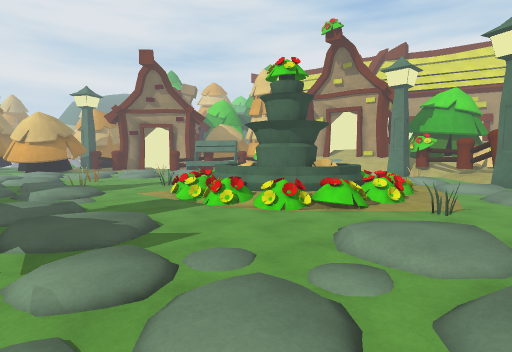
view 1 (above)

24 first-person views from a walk through a scene from a Unity 3-D project. The camera is 1.5 m above the floor, tilts 4° down and sees 80° across. The floor is counted in squares, 1 m on a side. Each view is taken from the middle of a square. On the plan, view 1 faces up. The plan holds only what a view shows up to about 15 squares ahead; the rest is blank. The place goes on beyond the plan. Some animated figures are left out. Door leaves are left out, so doorways stand open. Surface patterns are stand-ins for the level's own textures.

view 2
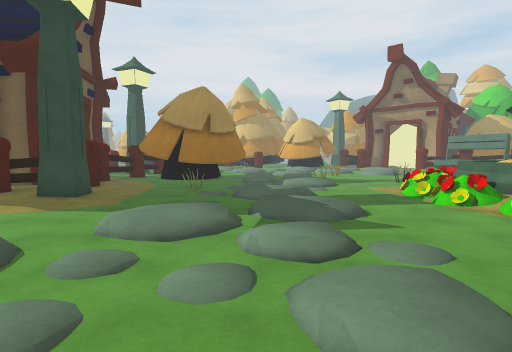

view 3
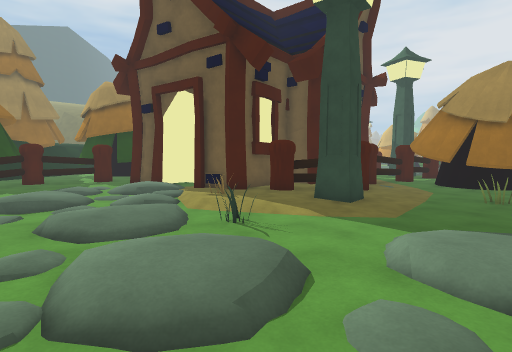

view 4
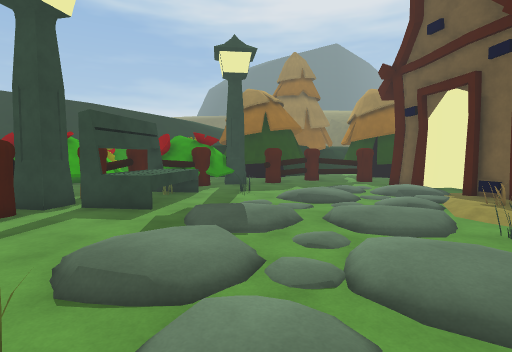

view 5
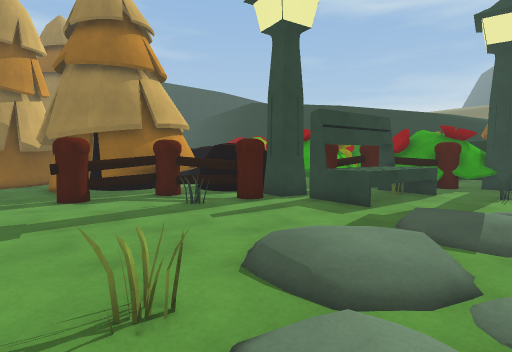

view 6
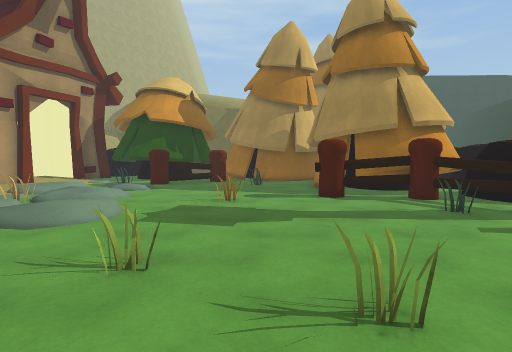

view 7
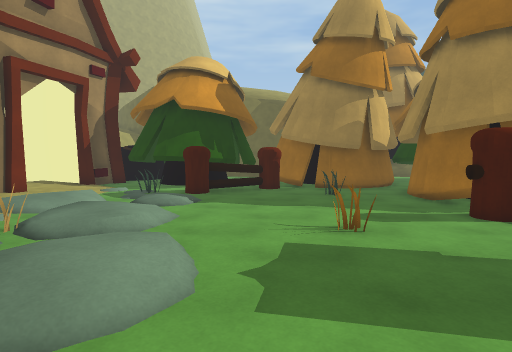

view 8
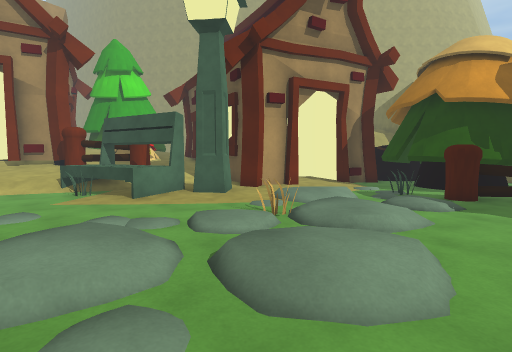

view 9
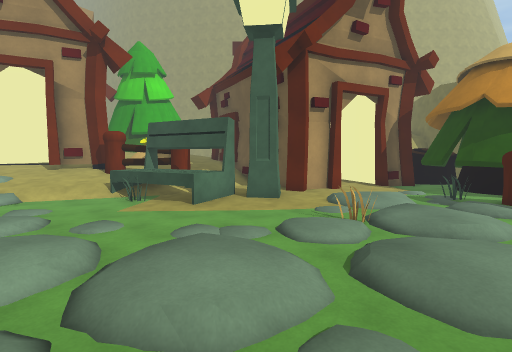

view 10
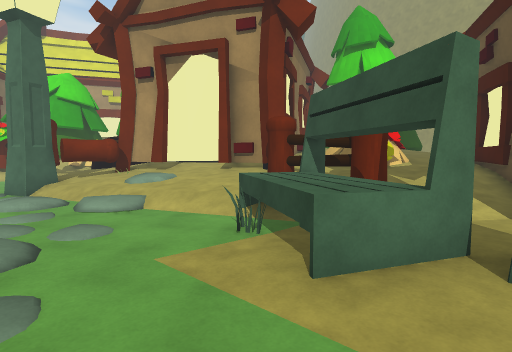

view 11
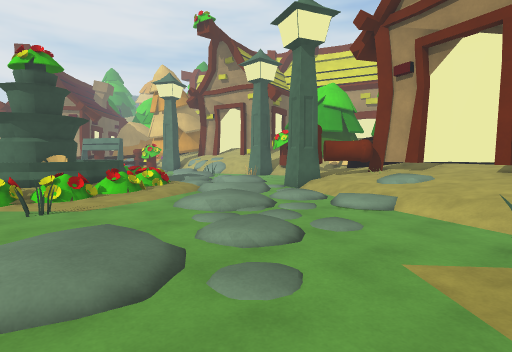

view 12
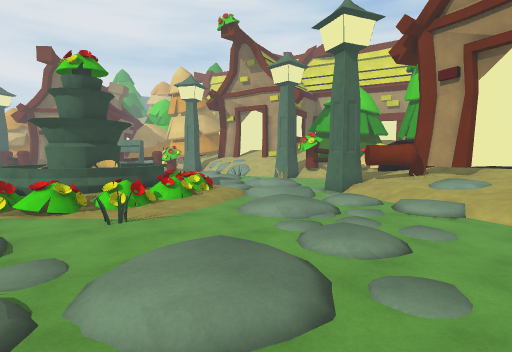

view 13
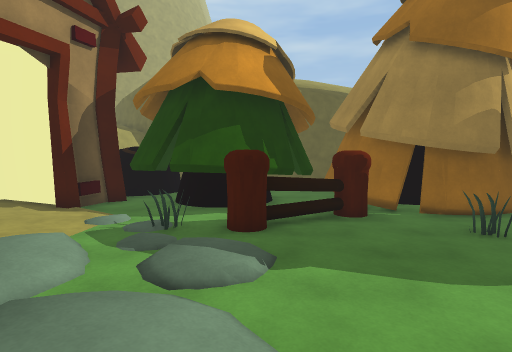

view 14
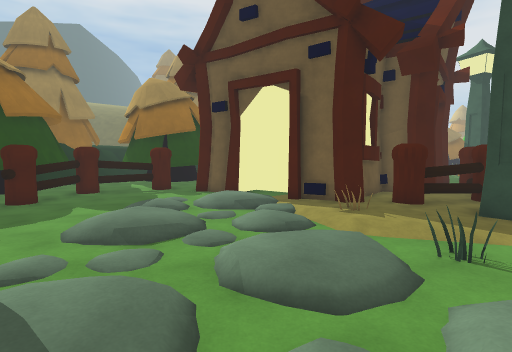

view 15
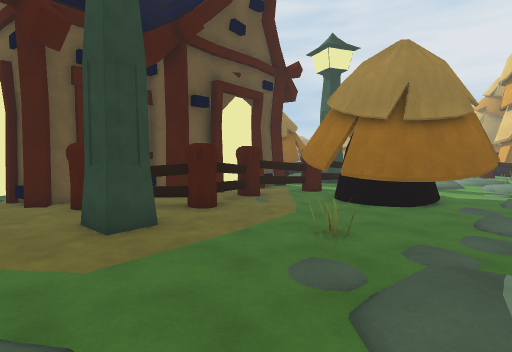

view 16
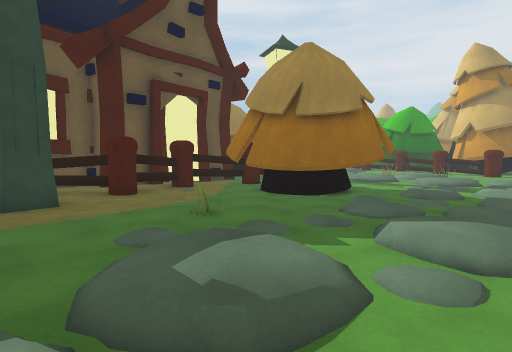

view 17
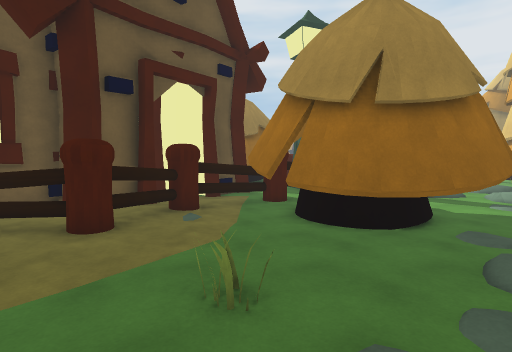

view 18
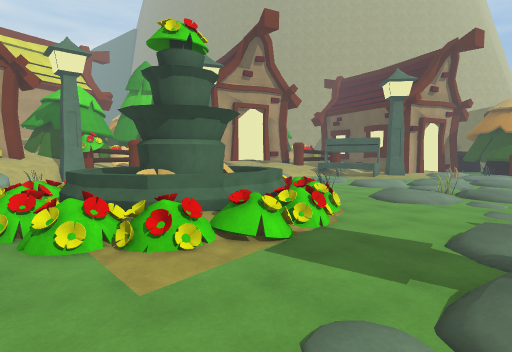

view 19
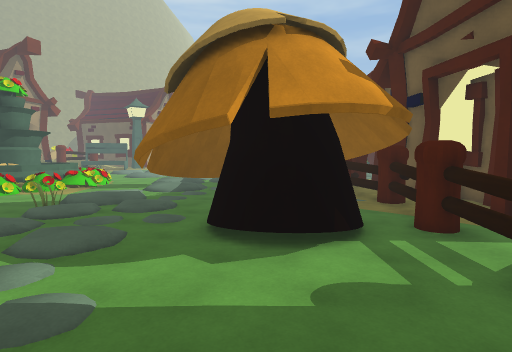

view 20
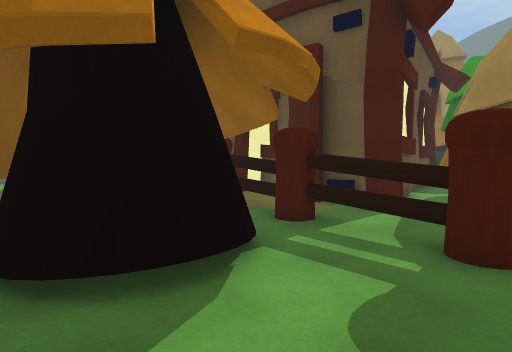

view 21
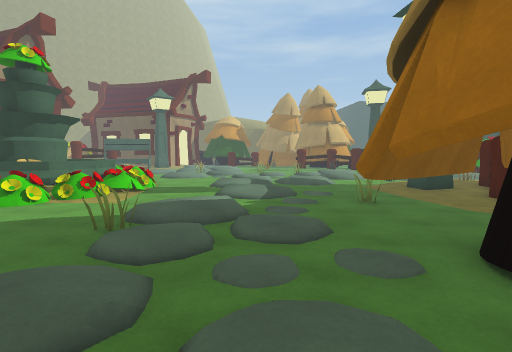

view 22
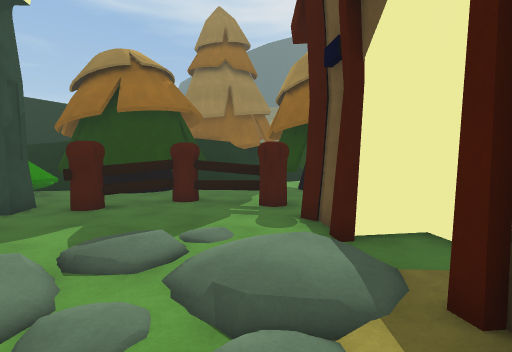

view 23
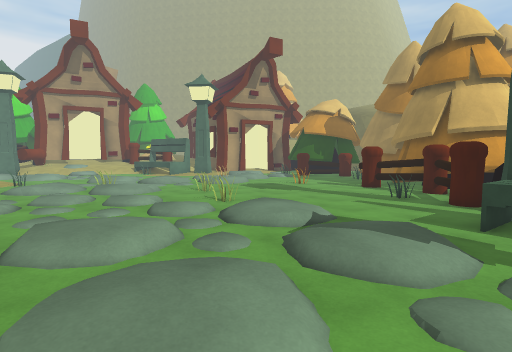

view 24
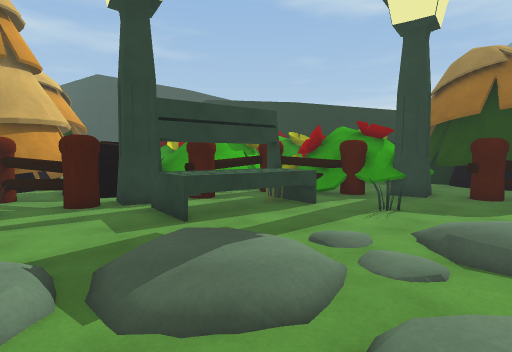

### Floor plan
Key: @ floor where view 1 was taken; # wall or solid block; . main floor; : floor 0.25 m higher than the main floor; + floor 0.5 m higher than the main floor; * floor 0.75 m higher than the main floor; % floor 1 m higher than the main floor; & floor 1.25 m higher than the main floor; / step, stairs or slope; D open door; = window, fence, low wall or low ledge; ^ raised ledge; O other object.
Columns run from 21 left of view 1 to 24 right of it. Each row starts with its distance up from view 1.
 17 / /....////..    .OOOOOOO          O
 16   .....////.......OOO%O   O      .##  #
 15  /..../:/./:O.....OOOO# O O ///: .#OOO#####
 14 ......OO///////... OOO##O OO///:/..//*#DD&#
 13 ....OOO.O///::/...OOO%OOOOO ://////////DD&
 12 O..OOOOOO/://:/...OOOO OOOOO:.////////*DD
 11 OO.OOOOOOO.........O OOO+OO::./::/.///**##
 10  O.OOOO.O.....//....:OOOO...../://./////%#
  9  OOOOO.OO....:::/.........O.........///* #
  8 #.OO.OOO..O..:::///..................//*OO OO
  7 #= OO........././::....///...../:/...OO*O%%O
  6 ## .OO........../:/..../:/../ /......OOOO*% OO
  5    #OOOO.......//.//.../:/../  /....OOOOO %%&O
  4   ###::OO:.....:://:.....O/////....OOOO:O+*%%
  3    ###:OO##....::/.//://://////....OOO    +*%#
  2     ##::O #:...//....../::  /   ....OO::::+ ##
  1     ###:O:::/.......//./// ./ /.....##
  0       ###:::.../ /../@/........//...#####
 -1       ###O:/.O.   .//......./://:....:##
 -2    #####::////////.:/...O.../  ./O.///:#
 -3    #DDD:////:::...//.O......////::.:::.#DD
 -4    #DDD://://::../: /........../::./:/.:DD:#
 -5    ##DD::.....////  /...........///.....DD##
 -6    ##.//.//:.//::///............./:/.....##
 -7    #..//:.::/.///...........O......OOOOOO##
 -8   O....//.///......................O OO.OO OO
 -9 O.OO............OO.................OOOOOOOOOO
-10 O..O.......O...OOOO...O..OOO......OOOOOO OOO
-11 O..OO.........OOOOO#OOOOOO ....O..OOOOO    O
-12  .. OOOO.....OOOO.##O OOOOOOO.....OOOOO
-13        OO#^=..OOOO  OOOOOOOOOO..OOOOOOO

Where each view was taken, in squares from view 1:
view 1: 0 up, 0 right, facing up
view 2: 0 up, 1 right, facing up-left
view 3: 0 up, 1 left, facing left
view 4: 0 up, 0 right, facing down-left
view 5: 0 up, 1 left, facing down
view 6: 0 up, 1 left, facing down-right
view 7: 1 down, 4 right, facing down-right
view 8: 1 down, 4 right, facing right
view 9: 1 up, 4 right, facing right
view 10: 1 up, 11 right, facing up-right
view 11: 1 up, 11 right, facing up
view 12: 1 up, 9 right, facing up
view 13: 3 down, 9 right, facing down-right
view 14: 4 down, 3 left, facing left
view 15: 6 up, 4 left, facing left
view 16: 9 up, 3 left, facing left
view 17: 8 up, 7 left, facing left
view 18: 12 up, 9 left, facing right
view 19: 17 up, 21 left, facing down-right
view 20: 16 up, 18 left, facing down
view 21: 17 up, 15 left, facing down-right
view 22: 2 down, 11 left, facing down-left
view 23: 4 down, 11 left, facing right
view 24: 2 down, 6 left, facing down
